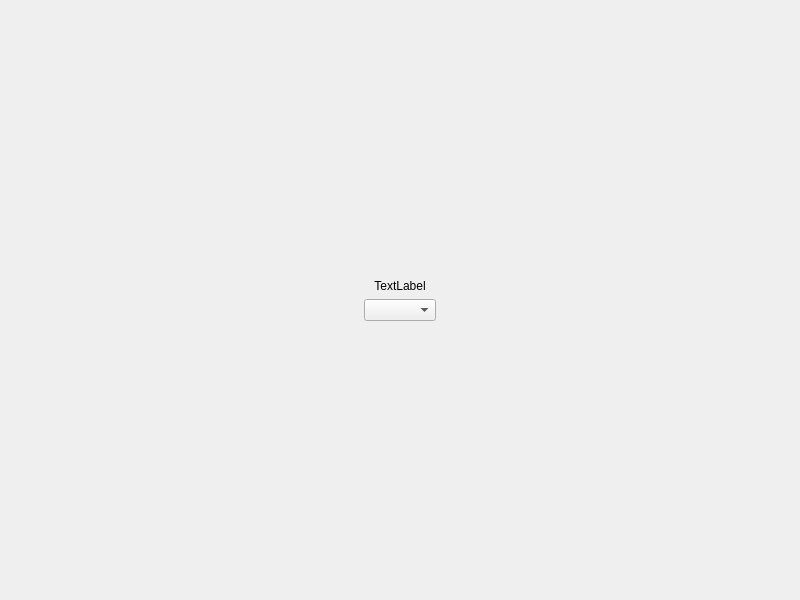
<?xml version="1.0" encoding="UTF-8"?>
<ui version="4.0">
 <class>Form</class>
 <widget class="QWidget" name="Form">
  <property name="geometry">
   <rect>
    <x>0</x>
    <y>0</y>
    <width>800</width>
    <height>600</height>
   </rect>
  </property>
  <property name="sizePolicy">
   <sizepolicy hsizetype="Fixed" vsizetype="Preferred">
    <horstretch>0</horstretch>
    <verstretch>0</verstretch>
   </sizepolicy>
  </property>
  <property name="windowTitle">
   <string>Form</string>
  </property>
  <layout class="QGridLayout" name="gridLayout_2">
   <item row="1" column="0">
    <spacer name="horizontalSpacer">
     <property name="orientation">
      <enum>Qt::Horizontal</enum>
     </property>
     <property name="sizeType">
      <enum>QSizePolicy::MinimumExpanding</enum>
     </property>
     <property name="sizeHint" stdset="0">
      <size>
       <width>40</width>
       <height>20</height>
      </size>
     </property>
    </spacer>
   </item>
   <item row="1" column="1">
    <layout class="QGridLayout" name="gridLayout">
     <item row="0" column="0">
      <widget class="QLabel" name="label">
       <property name="text">
        <string>TextLabel</string>
       </property>
       <property name="alignment">
        <set>Qt::AlignCenter</set>
       </property>
      </widget>
     </item>
     <item row="1" column="0">
      <widget class="QComboBox" name="comboBox"/>
     </item>
    </layout>
   </item>
   <item row="0" column="1">
    <spacer name="verticalSpacer_2">
     <property name="orientation">
      <enum>Qt::Vertical</enum>
     </property>
     <property name="sizeType">
      <enum>QSizePolicy::MinimumExpanding</enum>
     </property>
     <property name="sizeHint" stdset="0">
      <size>
       <width>20</width>
       <height>40</height>
      </size>
     </property>
    </spacer>
   </item>
   <item row="2" column="1">
    <spacer name="verticalSpacer">
     <property name="orientation">
      <enum>Qt::Vertical</enum>
     </property>
     <property name="sizeType">
      <enum>QSizePolicy::MinimumExpanding</enum>
     </property>
     <property name="sizeHint" stdset="0">
      <size>
       <width>20</width>
       <height>40</height>
      </size>
     </property>
    </spacer>
   </item>
   <item row="1" column="2">
    <spacer name="horizontalSpacer_2">
     <property name="orientation">
      <enum>Qt::Horizontal</enum>
     </property>
     <property name="sizeType">
      <enum>QSizePolicy::MinimumExpanding</enum>
     </property>
     <property name="sizeHint" stdset="0">
      <size>
       <width>40</width>
       <height>20</height>
      </size>
     </property>
    </spacer>
   </item>
  </layout>
 </widget>
 <resources/>
 <connections/>
</ui>
